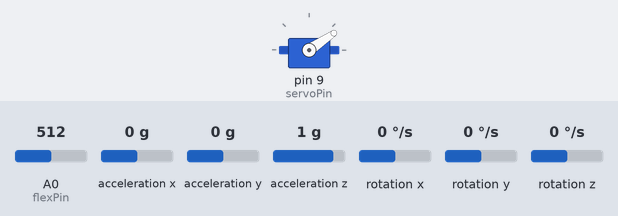
This sketch was run on a simulated Arduino Uno, built with avr-gcc and run on an emulated ATmega328P. On the bench: servo. The test bench sets the inputs (shaded band); at power-on: acceleration y 0 g, A0 (flexPin) = 512, acceleration x 0 g, acceleration z 1 g, rotation x 0 °/s, rotation y 0 °/s, rotation z 0 °/s. What the sketch prints to the serial monitor is not drawn.

Above: at 1.2 s.
1.3 s: acceleration y set to -1.4 g
At 2.5 s:
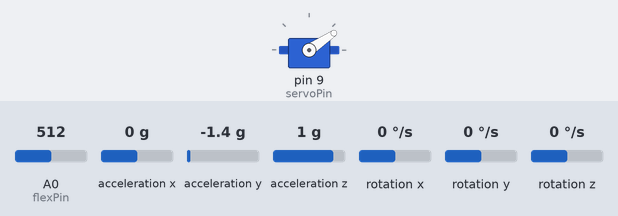
2.8 s: A0 (flexPin) set to 306
At 3.9 s:
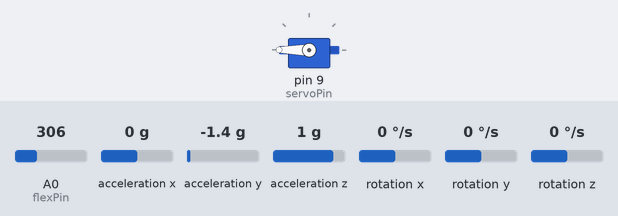
4.3 s: acceleration y set to 0 g
At 5.2 s:
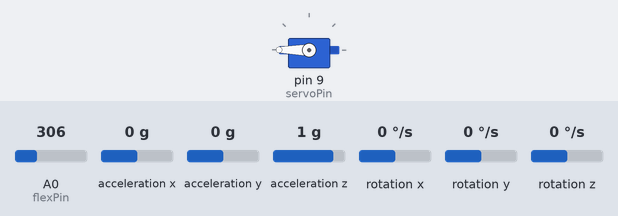
5.8 s: acceleration y set to 0.8 g
At 6.1 s:
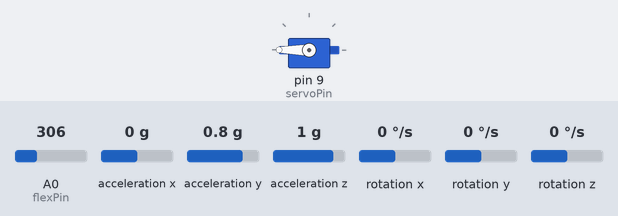
7.3 s: A0 (flexPin) set to 716
At 8.5 s:
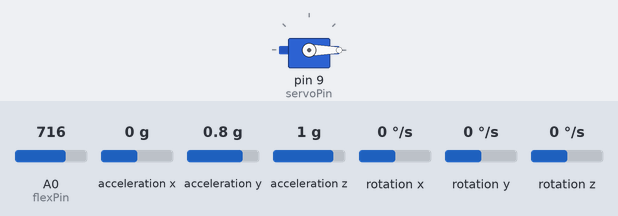
8.8 s: A0 (flexPin) set to 30
At 9.1 s:
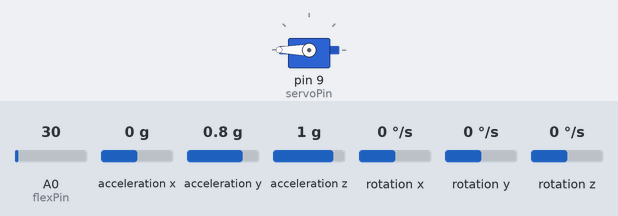
Timing chart, 0 to 11.3 s (numbered marks = the images above; inputs shaded):
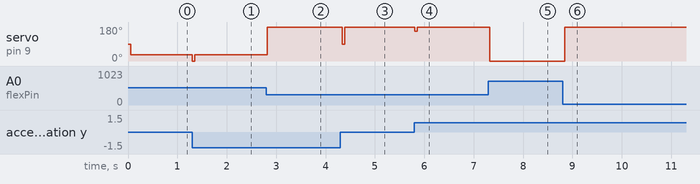

The sketch:

flex_gyro_servo.ino
```cpp
#include <Servo.h>
#include <MPU6050.h>

//객체 및 핀 번호 변수 선언
MPU6050 mpu;
Servo servo;

int16_t ax, ay, az;
int16_t gx, gy, gz;
int val1;
int prevVal;
int flexPin = A0, servoPin = 9;

void setup() {
  //서보모터 핀 및 초기 각도 설정

  servo.attach(servoPin);
  servo.write(0);

 //gyro 초기 설정

  Wire.begin();
  Serial.begin(9600);

  Serial.println("Initialize MPU");
  mpu.initialize();
  Serial.println(mpu.testConnection() ? "Connected" : "Connection failed");

}

void loop() {
  //flex센서 값 읽어오기
  int flexValue = analogRead(flexPin);

  //센서 값 map() 함수로 서보모터 각도로 변환
  int angle = map(flexValue, 550, 350, 0, 180);
  servo.write(angle);

  mpu.getMotion6(&ax, &ay, &az, &gx, &gy, &gz);

 //gyro 작동
  val1 = map(ay, -17000, 17000, 0, 179);
  if (val1 != prevVal)
  {
      servo.write(val1);
      prevVal = val1;
  }

  delay(50);


}
```

Measured:
- after the input at 1.3 s, servo on pin 9 (servoPin): 34° → 0° at once, → 34° 0.05 s later
- after the input at 2.8 s, servo on pin 9 (servoPin): 34° → 180° at once
- after the input at 4.3 s, servo on pin 9 (servoPin): 180° → 89° at once, → 180° 0.05 s later
- after the input at 5.8 s, servo on pin 9 (servoPin): 180° → 158° at once, → 180° 0.05 s later
- after the input at 7.3 s, servo on pin 9 (servoPin): 180° → 0° at once
- after the input at 8.8 s, servo on pin 9 (servoPin): 0° → 180° at once
